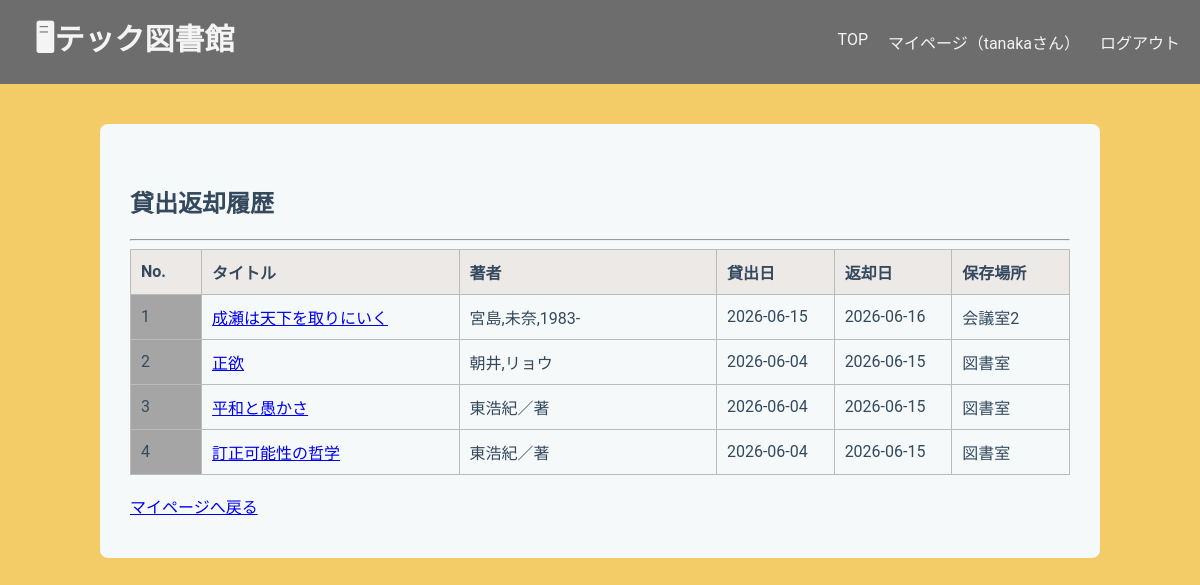
The app's page /library/history/ (signed in), older data.
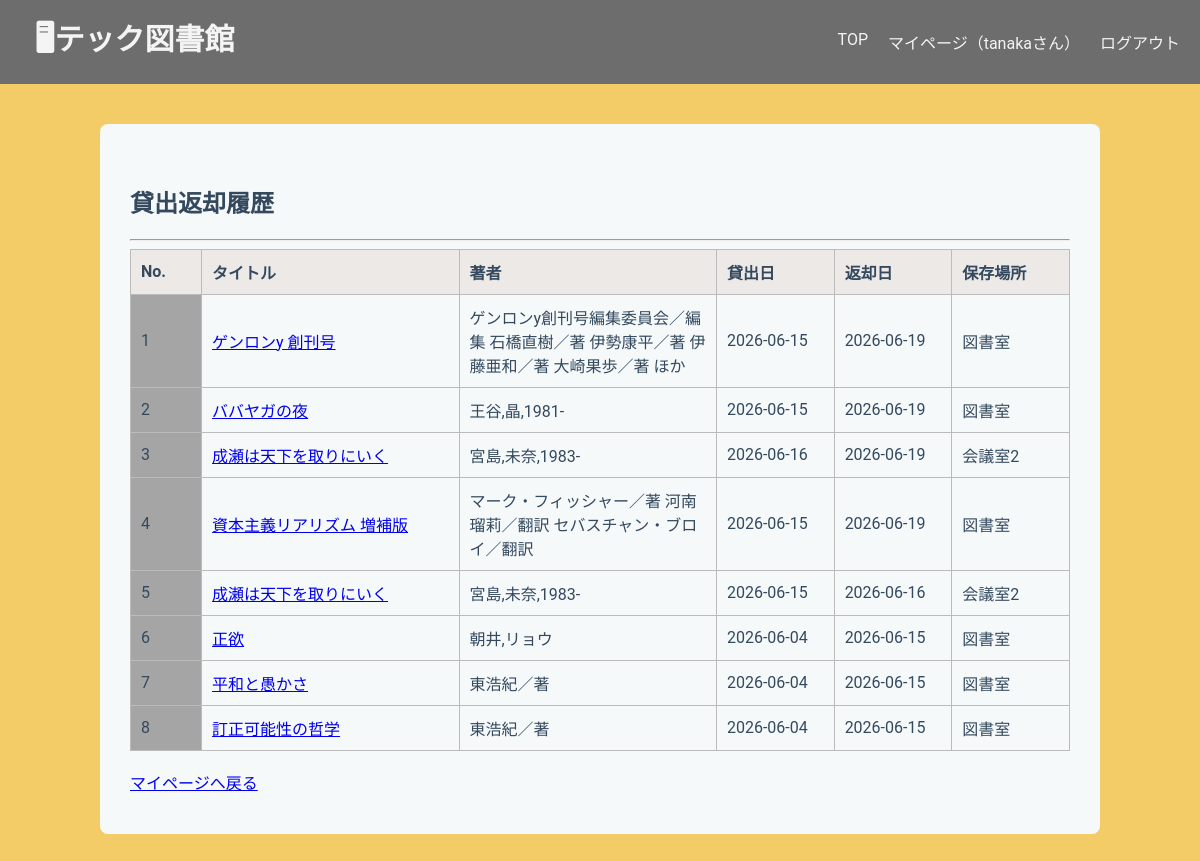
The same page, newer data.
### libraryapp/models.py (models this page shows, shortened)
class Borrow(models.Model):
    user = models.ForeignKey(User, on_delete=models.CASCADE)
    stock = models.ForeignKey(
        Stock,
        on_delete=models.PROTECT,
        related_name="borrows"
    )
    borrowed_at = models.DateTimeField(default=timezone.now)
    due_date = models.DateField()
    returned_at = models.DateTimeField(null=True, blank=True)

class Stock(models.Model):
    book = models.ForeignKey(
        Book,
        on_delete=models.CASCADE,
        related_name="stocks"
    )
    location = models.ForeignKey(
        Location,
        on_delete=models.PROTECT,
        related_name="stocks"
    )
    is_available = models.BooleanField(default=True)

class Book(models.Model):
    isbn = models.CharField(
        max_length=17,
        help_text='ISBN-10 または ISBN-13（ハイフン可）',
        verbose_name='ISBN',
        unique=True,
    )
    title = models.CharField(max_length=200, blank=True)
    author = models.CharField(max_length=200, null=True, blank=True)
    publisher = models.CharField(max_length=200, null=True, blank=True)
    publication_date = models.DateField(null=True, blank=True)
    description = models.TextField(null=True, blank=True)
    cover_url = models.URLField(null=True, blank=True)
    edition_number = models.IntegerField(default=1)

class Location(models.Model):
    name = models.CharField(max_length=100)
    def __str__(self):
        return self.name

### libraryapp/views.py (the view)
# urls.py: path("history/", views.BorrowHistoryView.as_view(), name="borrow_history"),
class BorrowHistoryView(LoginRequiredMixin, ListView):
    model = Borrow
    template_name = "libraryapp/borrow_history.html"
    context_object_name = "histories"
    def get_queryset(self):
        return (
            Borrow.objects.filter(
                user=self.request.user,
                returned_at__isnull=False
            )
            .select_related("stock__book")
            .order_by("-returned_at")
        )

### templates/libraryapp/borrow_history.html (shortened to what this page needs)
{% extends "libraryapp/base.html" %}
{% block content %}
<h2>貸出返却履歴</h2>
<hr>
<table>
    <tr>
        <th class="number-header">No.</th>
        <th class="title">タイトル</th>
        <th class="author">著者</th>
        <th class="date">貸出日</th>
        <th class="date">返却日</th>
        <th class="location">保存場所</th>
    </tr>
    {% for history in histories %}
    <tr>
        <td class="number">
            {{ forloop.counter }}
        </td>
        <td>
            <a href="{% url 'book_detail' history.stock.book.id %}">
                {{ history.stock.book.title }}
            </a>
        </td>
        <td>
            {{ history.stock.book.author }}
        </td>
        <td>
            {{ history.borrowed_at|date:"Y-m-d" }}
        </td>
        <td>
            {{ history.returned_at|date:"Y-m-d" }}
        </td>
        <td>
            {{ history.stock.location }}
        </td>
    </tr>
    {% empty %}
    <tr>
        <td colspan="6">
            貸出履歴はありません。
        </td>
    </tr>
    {% endfor %}
</table>
<br>
<a href="{% url 'mypage' %}">
    マイページへ戻る
</a>
{% endblock %}

Row changes from the older to the newer data that the page shows:
now on this page (row edited): Borrow: stock.book "ゲンロンy 創刊号", stock.book.author "ゲンロンy創刊号編集委員会／編集 石橋直樹／著 伊勢康平／著 伊藤亜和／著 大崎果歩／著 ほか", borrowed_at "2026-06-15", returned_at "2026-06-19", stock.location "図書室"
now on this page (row edited): Borrow: stock.book "ババヤガの夜", stock.book.author "王谷,晶,1981-", borrowed_at "2026-06-15", returned_at "2026-06-19", stock.location "図書室"
now on this page (row edited): Borrow: stock.book "成瀬は天下を取りにいく", stock.book.author "宮島,未奈,1983-", borrowed_at "2026-06-16", returned_at "2026-06-19", stock.location "会議室2"
now on this page (row edited): Borrow: stock.book "資本主義リアリズム 増補版", stock.book.author "マーク・フィッシャー／著 河南瑠莉／翻訳 セバスチャン・ブロイ／翻訳", borrowed_at "2026-06-15", returned_at "2026-06-19", stock.location "図書室"
